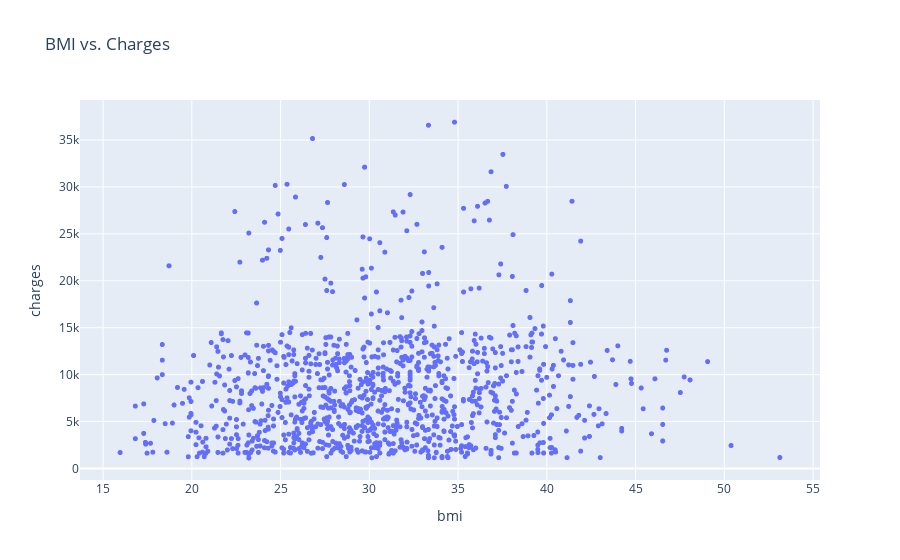

Notebook cell for this chart:
### Code cell
fig = px.scatter(non_smoker_df, x='bmi', y='charges', title='BMI vs. Charges')
fig.update_traces(marker_size=5)
fig.show()

### Figure 1 — Plotly figure (JSON) as saved in the notebook; plotly's stock layout.template omitted (floating-point values rounded to 4 significant figures; data arrays with more than 128 entries replaced by an {"elided": "..."} marker saying what was removed)
{"data": [{"hovertemplate": "bmi=%{x}<br>charges=%{y}<extra></extra>", "legendgroup": "", "marker": {"color": "#636efa", "size": 5, "symbol": "circle"}, "mode": "markers", "name": "", "showlegend": false, "type": "scattergl", "x": {"elided": "2208 float values"}, "xaxis": "x", "y": {"elided": "2208 float values"}, "yaxis": "y"}], "layout": {"legend": {"tracegroupgap": 0}, "title": {"text": "BMI vs. Charges"}, "xaxis": {"anchor": "y", "domain": [0, 1], "title": {"text": "bmi"}}, "yaxis": {"anchor": "x", "domain": [0, 1], "title": {"text": "charges"}}}}
